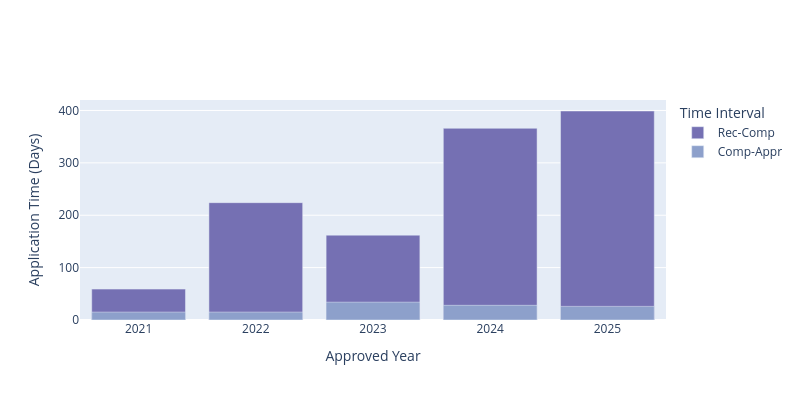

Notebook source saved alongside this figure:
### Markdown cell above
## Solar Application Processing Times

Below is a graph showing median commercial and industrial solar application times in Santa Cruz County, divided by color into time from
application received until deemed complete by the utility (Rec-Comp) and from time application is complete until
permission to operate is issued (Comp-Appr).

### Code cell
fig = data_vis.application_time_bargraph(df_scci)
fig.show()

# Write figure
fig.write_image(os.path.join(data_dir, "SC_application_time.png"), scale=5)
fig.write_html(os.path.join(data_dir, "SC_application_time.html"))

### Figure 1 — Plotly figure (JSON) as saved in the notebook; plotly's stock layout.template omitted (floating-point values rounded to 4 significant figures)
{"data": [{"hovertext": ["Year: 2021<br> Received-Complete days: 59.0", "Year: 2022<br> Received-Complete days: 224.0", "Year: 2023<br> Received-Complete days: 162.0", "Year: 2024<br> Received-Complete days: 366.0", "Year: 2025<br> Received-Complete days: 399.0"], "marker": {"color": "rgb(117,112,179)"}, "name": "Rec-Comp", "offsetgroup": "0", "type": "bar", "x": [2021, 2022, 2023, 2024, 2025], "y": [59.0, 224.0, 162.0, 366.0, 399.0]}, {"hovertext": ["Year: 2021<br> Complete-Approved days: 15.0", "Year: 2022<br> Complete-Approved days: 15.0", "Year: 2023<br> Complete-Approved days: 34.0", "Year: 2024<br> Complete-Approved days: 28.0", "Year: 2025<br> Complete-Approved days: 26.0"], "marker": {"color": "rgb(141,160,203)"}, "name": "Comp-Appr", "offsetgroup": "0", "type": "bar", "x": [2021, 2022, 2023, 2024, 2025], "y": [15.0, 15.0, 34.0, 28.0, 26.0]}], "layout": {"autosize": false, "barmode": "group", "font": {"size": 12}, "height": 400, "legend": {"title": {"text": "Time Interval"}}, "width": 800, "xaxis": {"dtick": "Y", "range": ["2020-11-15", "2026-01-10"], "tickangle": 0, "title": {"text": "Approved Year"}}, "yaxis": {"title": {"text": "Application Time (Days)"}}}}
